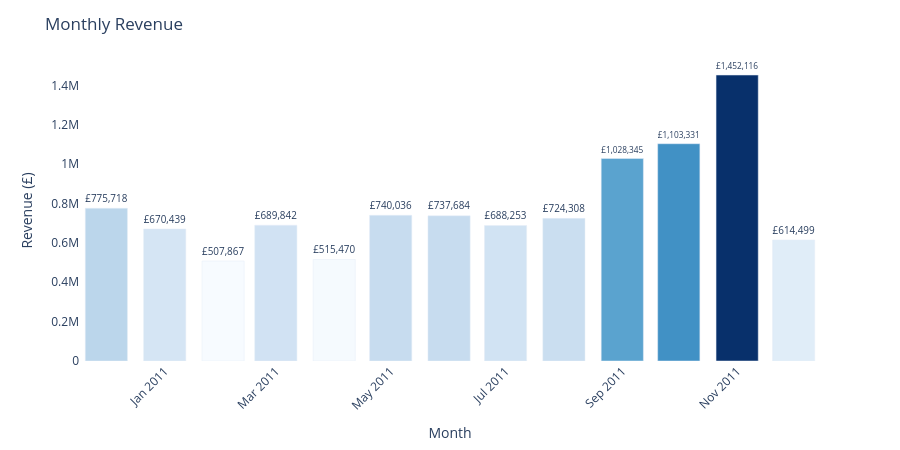

This figure's notebook cell:
### Markdown cell above
## Dashboard Visualisations (Plotly)
Interactive charts built with Plotly — ready to drop into a Streamlit dashboard via `st.plotly_chart(fig)`.

### Code cell
import plotly.express as px

# ── Monthly revenue trend ─────────────────────────────────────────────────────
monthly_plotly = (
    sales.groupby('YearMonth')['Revenue']
    .sum()
    .reset_index()
)
monthly_plotly['YearMonth'] = monthly_plotly['YearMonth'].astype(str)

fig_monthly = px.bar(
    monthly_plotly,
    x='YearMonth',
    y='Revenue',
    title='Monthly Revenue',
    labels={'YearMonth': 'Month', 'Revenue': 'Revenue (£)'},
    text='Revenue',
    color='Revenue',
    color_continuous_scale='Blues',
)
fig_monthly.update_traces(texttemplate='£%{text:,.0f}', textposition='outside')
fig_monthly.update_layout(
    xaxis_tickangle=-45,
    coloraxis_showscale=False,
    plot_bgcolor='white',
    margin=dict(t=60, b=80),
    height=450,
)
fig_monthly.show()

### Figure 1 — Plotly figure (JSON) as saved in the notebook; plotly's stock layout.template omitted (floating-point values rounded to 4 significant figures)
{"data": [{"hovertemplate": "Month=%{x}<br>Revenue (£)=%{marker.color}<extra></extra>", "legendgroup": "", "marker": {"color": [775700.0, 670400.0, 507900.0, 689800.0, 515500.0, 740000.0, 737700.0, 688300.0, 724300.0, 1028000.0, 1103000.0, 1452000.0, 614500.0], "coloraxis": "coloraxis", "pattern": {"shape": ""}}, "name": "", "orientation": "v", "showlegend": false, "text": [775700.0, 670400.0, 507900.0, 689800.0, 515500.0, 740000.0, 737700.0, 688300.0, 724300.0, 1028000.0, 1103000.0, 1452000.0, 614500.0], "textposition": "outside", "texttemplate": "£%{text:,.0f}", "type": "bar", "x": ["2010-12", "2011-01", "2011-02", "2011-03", "2011-04", "2011-05", "2011-06", "2011-07", "2011-08", "2011-09", "2011-10", "2011-11", "2011-12"], "xaxis": "x", "y": [775700.0, 670400.0, 507900.0, 689800.0, 515500.0, 740000.0, 737700.0, 688300.0, 724300.0, 1028000.0, 1103000.0, 1452000.0, 614500.0], "yaxis": "y"}], "layout": {"barmode": "relative", "coloraxis": {"colorbar": {"title": {"text": "Revenue (£)"}}, "colorscale": [[0, "rgb(247,251,255)"], [0.125, "rgb(222,235,247)"], [0.25, "rgb(198,219,239)"], [0.375, "rgb(158,202,225)"], [0.5, "rgb(107,174,214)"], [0.625, "rgb(66,146,198)"], [0.75, "rgb(33,113,181)"], [0.875, "rgb(8,81,156)"], [1, "rgb(8,48,107)"]], "showscale": false}, "height": 450, "legend": {"tracegroupgap": 0}, "margin": {"b": 80, "t": 60}, "plot_bgcolor": "white", "title": {"text": "Monthly Revenue"}, "xaxis": {"anchor": "y", "domain": [0, 1], "tickangle": -45, "title": {"text": "Month"}}, "yaxis": {"anchor": "x", "domain": [0, 1], "title": {"text": "Revenue (£)"}}}}
